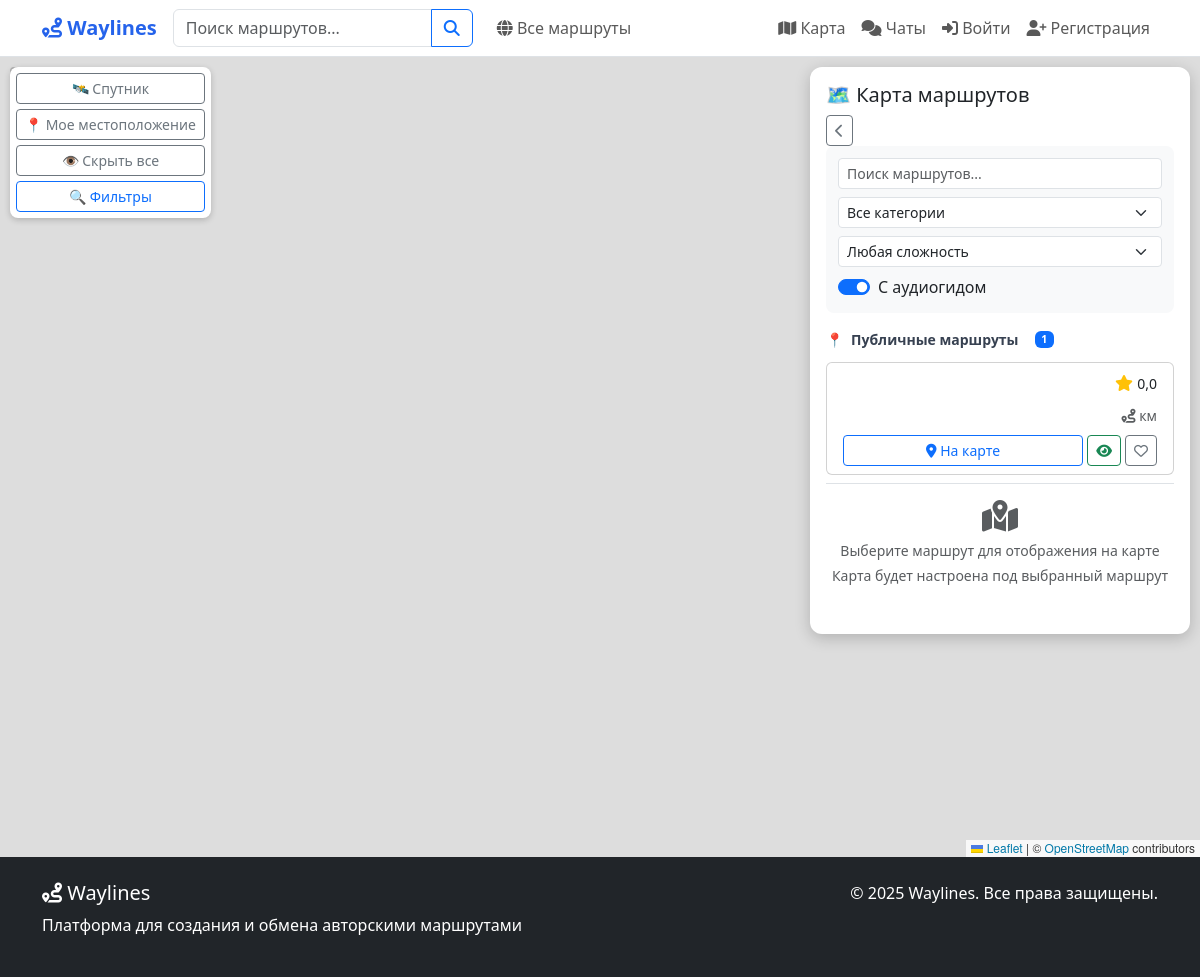
The page /routes/map/ on the database as committed earlier.
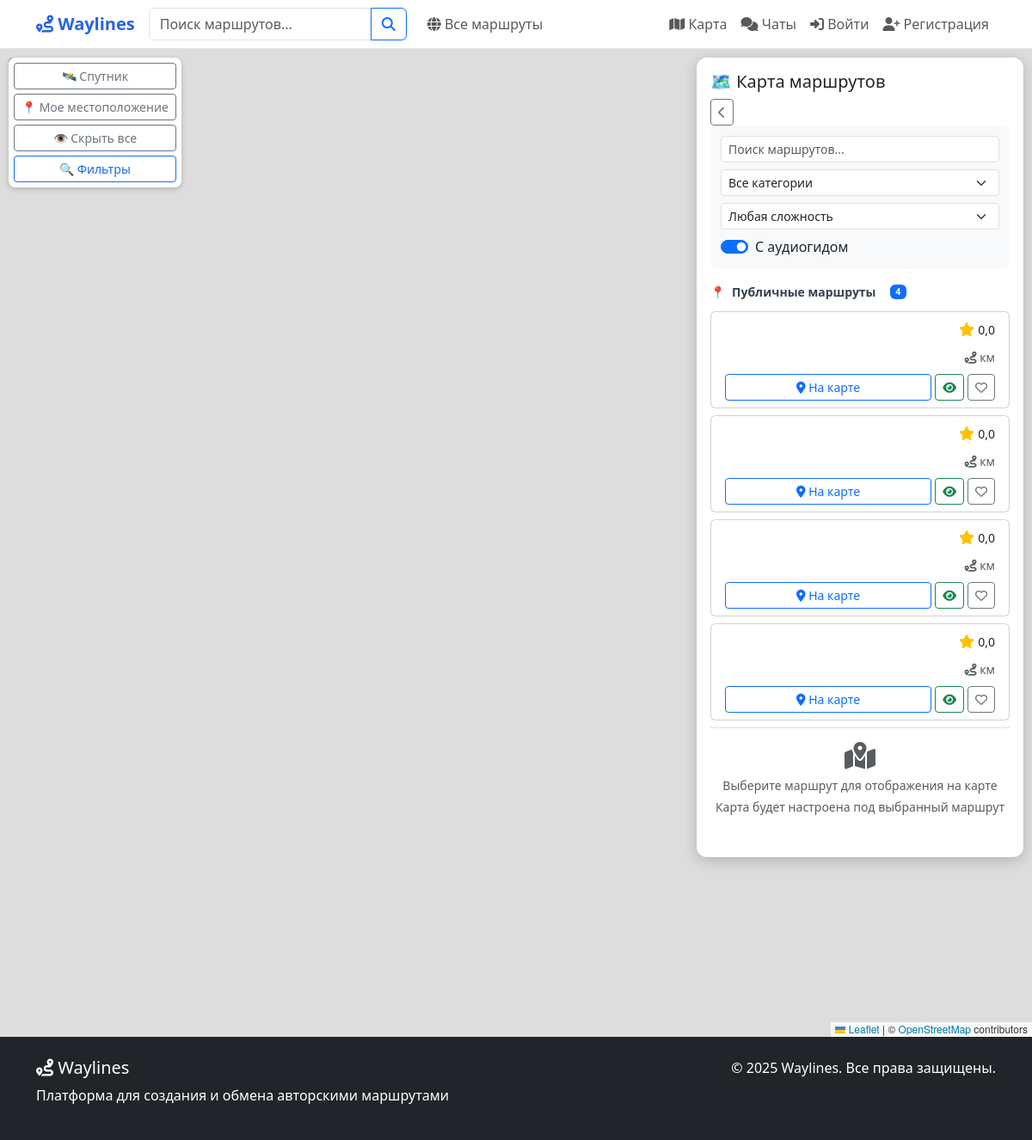
The same page on the database as committed later.
### routes/models.py (models this page shows, shortened)
class Route(models.Model):
    PRIVACY_CHOICES = [
        ("public", "Публичный"),
        ("private", "Приватный"),
        ("link", "По ссылке"),
        ("personal", "Персональный"),
    ]
    ROUTE_TYPE_CHOICES = [
        ("driving", "Автомобильный"),
        ("walking", "Пеший"),
        ("cycling", "Велосипедный"),
        ("mixed", "Смешанный"),
    ]
    MOOD_CHOICES = [
        ("calm", "Спокойный"),
        ("active", "Активный"),
        ("extreme", "Экстремальный"),
        ("romantic", "Романтический"),
        ("family", "Семейный"),
        ("adventure", "Приключенческий"),
    ]
    THEME_CHOICES = [
        ("historical", "Исторический"),
        ("nature", "Природный"),
        ("urban", "Городской"),
        ("cultural", "Культурный"),
        ("gastronomic", "Гастрономический"),
        ("religious", "Религиозный"),
        ("architectural", "Архитектурный"),
    ]
    author = models.ForeignKey(
        User,
        on_delete=models.CASCADE,
        related_name="routes",
        verbose_name="Автор",
    )
    name = models.CharField("Название", max_length=200)
    description = models.TextField("Описание", blank=True)
    short_description = models.TextField(
        "Краткое описание", max_length=300, blank=True
    )
    privacy = models.CharField(
        "Приватность", max_length=20, choices=PRIVACY_CHOICES, default="public"
    )
    route_type = models.CharField(
        "Тип маршрута",
        max_length=20,
        choices=ROUTE_TYPE_CHOICES,
        default="walking",
    )
    mood = models.CharField(
        "Настроение", max_length=20, choices=MOOD_CHOICES, blank=True
    )
    theme = models.CharField(
        "Тема", max_length=20, choices=THEME_CHOICES, blank=True
    )
    duration_minutes = models.IntegerField(
        "Продолжительность (минут)", default=0
    )
    country = models.CharField(max_length=100, blank=True, null=True, verbose_name="Страна")
    total_distance = models.FloatField("Общее расстояние (км)", default=0)
    is_active = models.BooleanField("Актуален", default=True)
    has_audio_guide = models.BooleanField("Есть аудиогид", default=False)
    is_elderly_friendly = models.BooleanField("Для пожилых", default=False)
    shared_with = models.ManyToManyField(
        User,
        related_name="shared_routes",
        blank=True,
        verbose_name="Доступно для",
    )
    created_at = models.DateTimeField("Создан", auto_now_add=True)
    updated_at = models.DateTimeField("Обновлён", auto_now=True)
    last_status_update = models.DateTimeField(
        "Последнее обновление статуса", auto_now=True
    )
    class Meta:
        verbose_name = "Маршрут"
        verbose_name_plural = "Маршруты"
        ordering = ["-created_at"]
    def get_average_rating(self):
        ratings = self.ratings.all()
        if ratings:
            return sum(r.rating for r in ratings) / len(ratings)
        return 0

### routes/views.py (the view)
# urls.py: path("map/", views.map_view, name="map_view"),
def map_view(request):
    routes = Route.objects.filter(
        privacy="public", is_active=True
    ).prefetch_related("points")
    routes_json = json.dumps(
        [
            {
                "id": r.id,
                "title": r.name,
                "short_description": r.short_description,
                "description": r.description,
                "distance": r.total_distance,
                "rating": r.get_average_rating() or 0,
                "has_audio": r.has_audio_guide,
                "difficulty": r.route_type,  # или отдельное поле
                "category": {"name": r.theme} if r.theme else None,
                "points": [
                    {
                        "lat": p.latitude,
                        "lng": p.longitude,
                        "name": p.name,
                        "address": p.address,
                        "description": p.description,
                        "order": p.order,
                    }
                    for p in r.points.all()
                ],
            }
            for r in routes
        ]
    )
    return render(
        request,
        "map/map_view.html",
        {"routes_json": routes_json, "routes": routes},
    )

### users/context_processors.py (called while the page is built, shortened)
def navbar_context(request):
    context = {}
    return context

### templates/map/map_view.html (shortened to what the changed rows need)
{% extends 'base.html' %}
{% load static %}
{% block content %}
<div class="container-fluid h-100 p-0">
    <div class="sidebar">
        <div class="routes-list" style="max-height: 60vh; overflow-y: auto;">
            <div class="section-title">
                <span>📍</span>
                <span>Публичные маршруты</span>
                <span class="badge bg-primary ms-2" id="routes-count">{{ routes|length }}</span>
            </div>
            {% if routes %}
            <div id="routes-container">
                {% for route in routes %}
                <div class="route-card card mb-2" data-route-id="{{ route.id }}"
                     data-category="{{ route.category.name|default:'other' }}"
                     data-difficulty="{{ route.difficulty|default:'medium' }}"
                     data-has-audio="{{ route.has_audio|yesno:'true,false' }}">
                    <div class="card-body py-2">
                        <div class="d-flex justify-content-between align-items-start mb-1">
                            <div class="route-rating">
                                <i class="fas fa-star text-warning"></i>
                                <small>{{ route.rating|default:0|floatformat:1 }}</small>
                            </div>
                        </div>
                        <div class="route-meta d-flex justify-content-between align-items-center">
                            <div class="route-stats">
                                <small class="text-muted">
                                    <i class="fas fa-route"></i> {{ route.distance|floatformat:1 }} км
                                </small>
                            </div>
                        </div>
                        <div class="route-actions mt-2 d-flex gap-1">
                            <button class="btn btn-sm btn-outline-primary flex-fill"
                                    onclick="showRouteOnMap({{ route.id }})">
                                <i class="fas fa-map-marker-alt"></i> На карте
                            </button>
                            <button class="btn btn-sm btn-outline-success"
                                    onclick="viewRouteDetails({{ route.id }})">
                                <i class="fas fa-eye"></i>
                            </button>
                            <button class="btn btn-sm btn-outline-secondary"
                                    onclick="addToFavorites({{ route.id }})">
                                <i class="far fa-heart"></i>
                            </button>
                        </div>
                    </div>
                </div>
                {% endfor %}
            </div>
            {% endif %}
        </div>
    </div>
</div>
{% endblock %}

Rows that differ between the two databases and show on the page:
added Route: rating "0,0"
added Route: rating "0,0"
added Route: rating "0,0"
Other text that changed with them:
{{ routes|length }}: "1" → "4"
